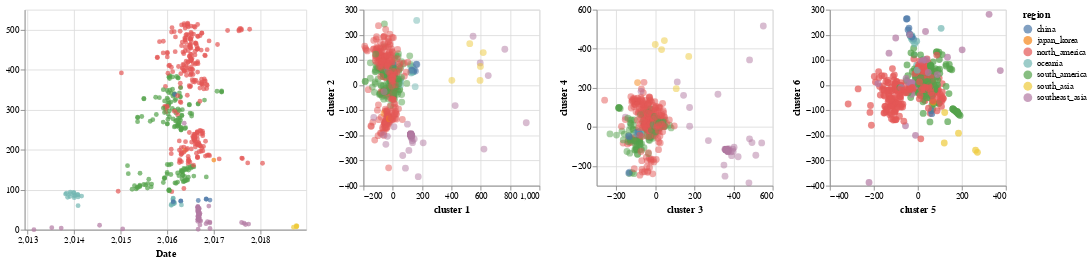

Source (notebook cell):
### Code cell
import altair as alt

brush = alt.selection(type='interval', resolve='global')
base = alt.Chart(merged_df)
MDS1 = base.mark_circle(size=60).encode(
    x='cluster 1',
    y='cluster 2',
    opacity=alt.value(0.5),
    color=alt.condition(brush, 'region', alt.ColorValue('gray')),
    tooltip=['strain', 'region']
).add_selection(brush).properties(width=200,height=200)

MDS2 = base.mark_circle(size=60).encode(
    x='cluster 3',
    y='cluster 4',
    opacity=alt.value(0.5),
    color=alt.condition(brush, 'region', alt.ColorValue('gray')),
    tooltip=['strain', 'region']
).add_selection(brush).properties(width=200,height=200)

MDS3 = base.mark_circle(size=60).encode(
    x='cluster 5',
    y='cluster 6',
    color=alt.condition(brush, 'region', alt.ColorValue('gray')),
    tooltip=['strain', 'region']
).add_selection(
    brush
).properties(
    width=200,
    height=200
)
#Make this into a website (view compiled vega -- gives you the javascript -- put that into a HTML script)
tree_name = base.mark_circle().encode(
    x=alt.X(
        "date:Q",
        scale=alt.Scale(domain=(node_df["date"].min() - 0.2, node_df["date"].max() + 0.2)),
        title="Date"
    ),
    y=alt.Y(
        "y:Q",
        title=""
    ),
    color=alt.condition(brush, 'region:N', alt.ColorValue('gray')),
    #color="region:N",
    tooltip=["strain:N", "region:N", "date:Q"]
).add_selection(brush).properties(width=320,height=250)
#make region clickable
tree_name|MDS1|MDS2|MDS3
#pc1.encode(x='principal component 1') | pc34.encode(x='principal component 3') #link the tree to this one as well
#Make this into a website (view compiled vega -- gives you the javascript -- put that into a HTML script)

### Figure 1 — Vega-Lite specification as saved in the notebook (floating-point values rounded to 4 significant figures; data arrays with more than 128 entries replaced by an {"elided": "..."} marker saying what was removed)
{"$schema": "https://vega.github.io/schema/vega-lite/v3.3.0.json", "config": {"mark": {"tooltip": null}, "view": {"height": 300, "width": 400}}, "data": {"name": "data-3fedbfc63d08852bb63a8d148d588468"}, "datasets": {"data-3fedbfc63d08852bb63a8d148d588468": {"elided": "517 records"}}, "hconcat": [{"encoding": {"color": {"condition": {"field": "region", "selection": "selector018", "type": "nominal"}, "value": "gray"}, "tooltip": [{"field": "strain", "type": "nominal"}, {"field": "region", "type": "nominal"}, {"field": "date", "type": "quantitative"}], "x": {"field": "date", "scale": {"domain": [2013.0, 2019.0]}, "title": "Date", "type": "quantitative"}, "y": {"field": "y", "title": "", "type": "quantitative"}}, "height": 250, "mark": "circle", "selection": {"selector018": {"resolve": "global", "type": "interval"}}, "width": 320}, {"encoding": {"color": {"condition": {"field": "region", "selection": "selector018", "type": "nominal"}, "value": "gray"}, "opacity": {"value": 0.5}, "tooltip": [{"field": "strain", "type": "nominal"}, {"field": "region", "type": "nominal"}], "x": {"field": "cluster 1", "type": "quantitative"}, "y": {"field": "cluster 2", "type": "quantitative"}}, "height": 200, "mark": {"size": 60, "type": "circle"}, "selection": {"selector018": {"resolve": "global", "type": "interval"}}, "width": 200}, {"encoding": {"color": {"condition": {"field": "region", "selection": "selector018", "type": "nominal"}, "value": "gray"}, "opacity": {"value": 0.5}, "tooltip": [{"field": "strain", "type": "nominal"}, {"field": "region", "type": "nominal"}], "x": {"field": "cluster 3", "type": "quantitative"}, "y": {"field": "cluster 4", "type": "quantitative"}}, "height": 200, "mark": {"size": 60, "type": "circle"}, "selection": {"selector018": {"resolve": "global", "type": "interval"}}, "width": 200}, {"encoding": {"color": {"condition": {"field": "region", "selection": "selector018", "type": "nominal"}, "value": "gray"}, "tooltip": [{"field": "strain", "type": "nominal"}, {"field": "region", "type": "nominal"}], "x": {"field": "cluster 5", "type": "quantitative"}, "y": {"field": "cluster 6", "type": "quantitative"}}, "height": 200, "mark": {"size": 60, "type": "circle"}, "selection": {"selector018": {"resolve": "global", "type": "interval"}}, "width": 200}]}
